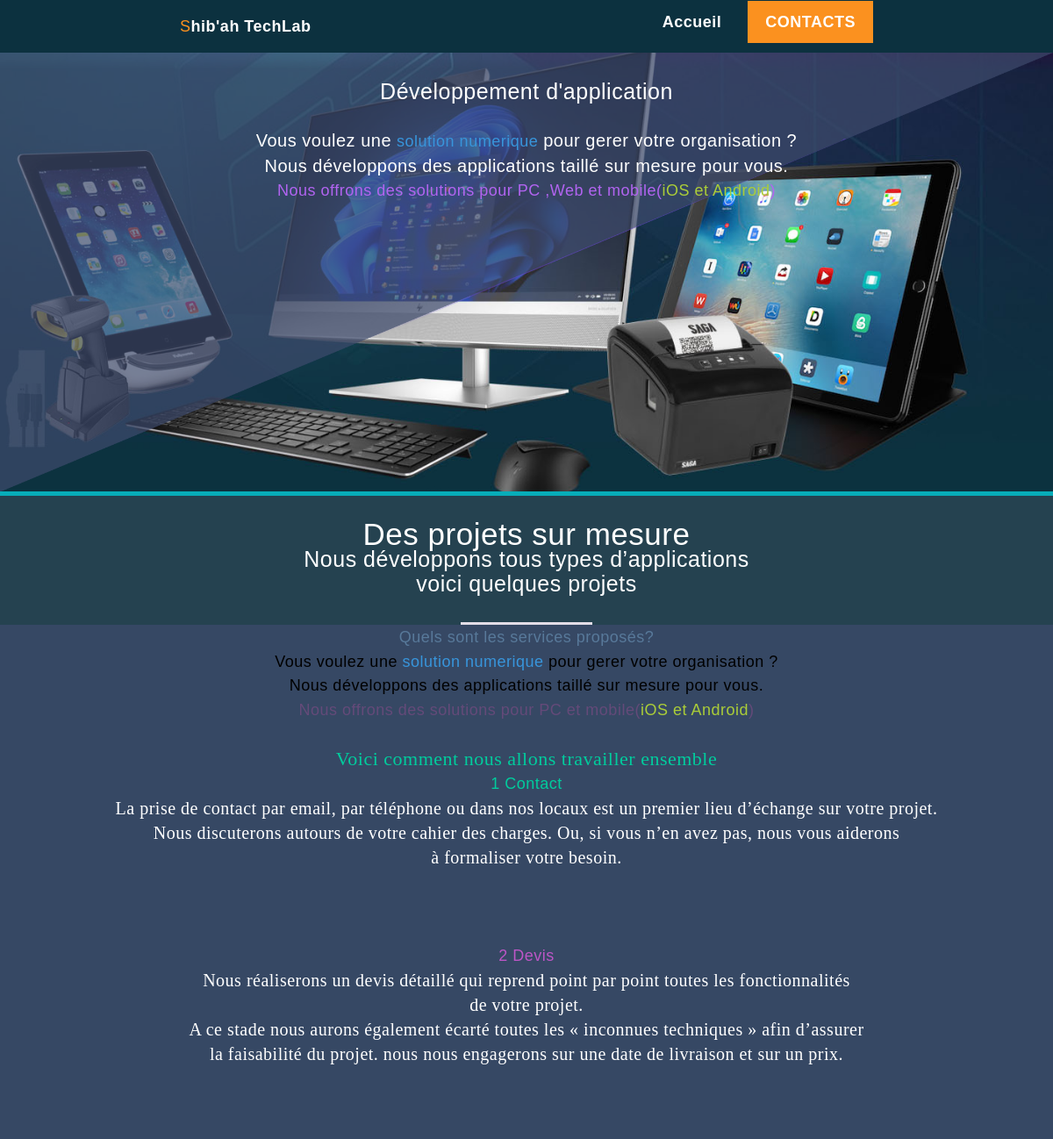
Before: /dessolutions/ (upper part) with the older database file.
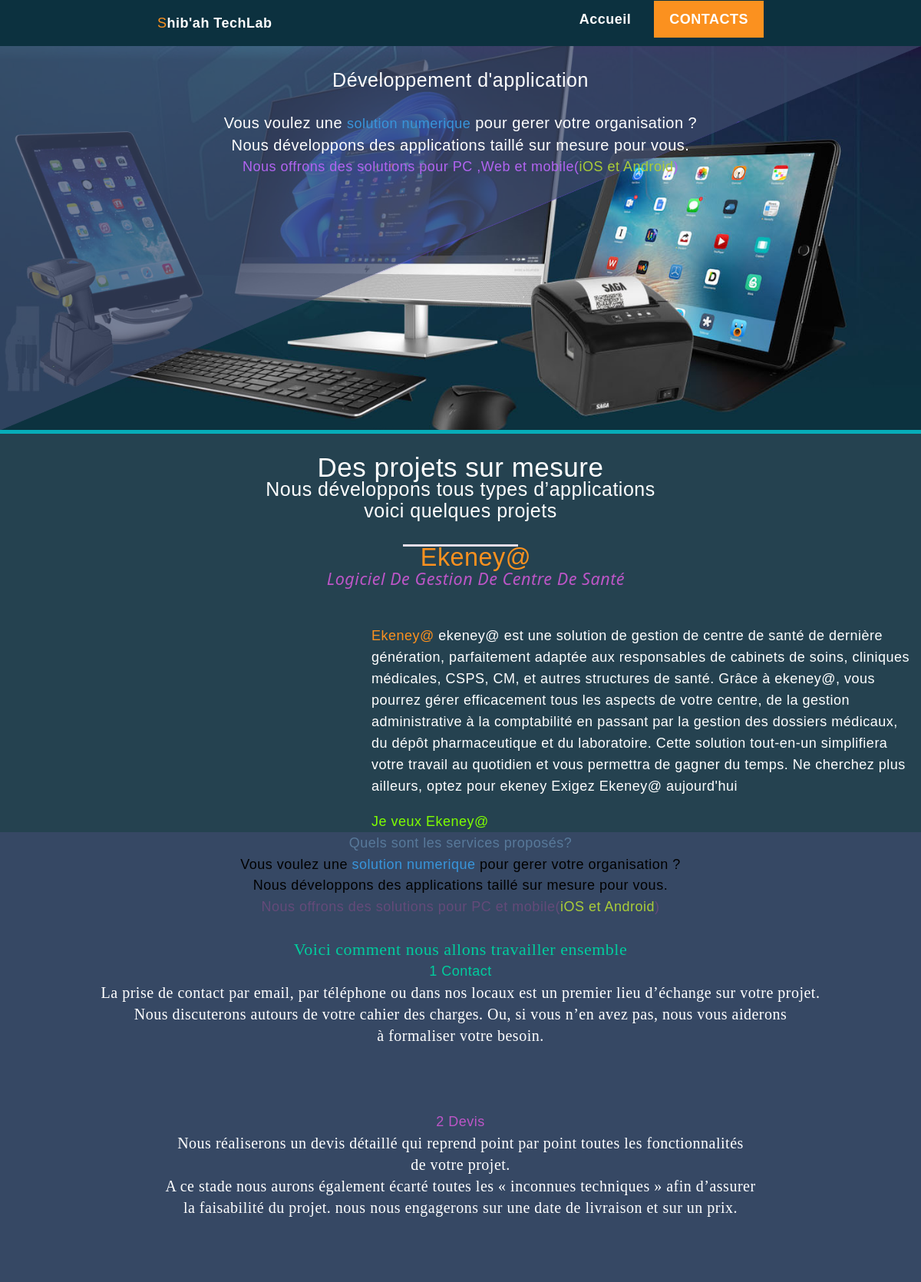
After: the same page with the newer database file.
### sticweb/models.py (models this page shows)
class Solutions(models.Model):
    name = models.CharField(max_length=200)
    title=models.CharField(max_length=600)
    Description = models.TextField()
    image = models.ImageField(upload_to='media', blank=True)
    etat= models.BooleanField()
    coulorfonvalue=models.CharField(max_length=10)
    def get_absolute_url(self):
        return reverse('detail_solution', args=[str(self.id)])

### sticweb/views.py (the view)
# urls.py: path('dessolutions/', views.solutions, name='solution'),
def solutions(request):
        solutions = Solutions.objects.all()
        return render(request, 'sticweb/solutions.html', {'solutions': solutions})

### sticweb/templates/sticweb/solutions.html (shortened to what this page needs)
{% load static %}
<html lang="en">
<head>
	<link rel="stylesheet" href="https://cdnjs.cloudflare.com/ajax/libs/font-awesome/5.15.4/css/all.min.css">
	<link rel="stylesheet" href="{% static 'sticweb/solution.css' %}">
	<link rel="stylesheet" type="text/css" href="{% static 'sticweb/stylebaspage.css' %}">
</head>
<body>
<header >
		<header >
			<a href="#" class="logo">
				<span>S</span>hib'ah TechLab</a>
			<ul class="navbar">
				<li><a href="{% url 'index' %}" onclick="toggleMenu();">Accueil</a></li>
				<a href="{% url 'contact' %}" class="btn-reserve"onclick="toggleMenu();">Contacts</a>
			</ul>
		</header>
	</header>
	<div class="introd" style="position: relative; font-size: large;">
				<div class="contentIntro">
					<h2 >
						Développement d'application</h2>
						<p style=" text-align: center;">
							<br> Vous voulez une
							<span style="color:#3895db">solution numerique</span>
							pour gerer votre organisation ? <br> Nous développons des applications
						taillé sur mesure pour vous. <br>
						<span style="color:#b264f1">Nous offrons des solutions pour PC ,Web et mobile(<span style="color: #abcd38;">iOS et Android</span>)</span>
						</p>
					</div>
</div>
<section style="background-color:#254250; border-top:5px solid #07adb9;">
	<div class="interm">
		<div class="txtInterm">
			<p style=" text-align: center; font-size: 35px;" class="titr1">
				Des projets sur mesure</p>
			<P style="color: white; text-align: center; font-size: 25px;">
				Nous développons tous types d’applications <br>
				voici quelques projets
			</p>
		</div>
		<div class="separateur">
		</div>
	</div>
 {% for Solutions in solutions %}
<div class='SectionProjet'  style="background-color: {{ Solutions.coulorfonvalue }};">
	<h2 class="titre-texte" style="color: #bd56c7;" ><span> {{ Solutions.name }} </span> <br> {{ Solutions.title }}</h2>
	<div class="col60 float-right" style="">
		<div class="pavecligneverti">
		   <p class="titre-p"> <br>
			<span style="color: #fb911f;"> {{ Solutions.name }} </span>
             {{ Solutions.Description }}
				Exigez <b>  {{ Solutions.name }} </b> aujourd'hui <br> </p >
				<a href="{{ Solutions.get_absolute_url }}" style="color: chartreuse; text-align: justify;">Je veux {{ Solutions.name }}</a>
		<br>
	</div>
	</div>
	</div>
  {% endfor %}
<div class="section5">
	<h1 style="text-align: center; color: #58799a;">
		Quels sont les services proposés?</h1>
		<h3 class="txtSection1">	Vous voulez une
			<span style="color:#3895db">solution numerique</span>
			pour gerer votre organisation ? <br> Nous développons des applications
		taillé sur mesure pour vous. <br>
		<span style="color:#644a79">Nous offrons des solutions pour PC et mobile(<span style="color: #abcd38;">iOS et Android</span>)</span>
		<br> <br> <span style="color: #01cc9d; font-family: 'Times New Roman', Times, serif;  font-size: 22px;">Voici comment nous allons travailler ensemble</span>
	</h3>
	<div class="sectionET">
		<div class="pavecligneverti" style="color: rgb(17, 17, 16);">
		<p style="font-family: 'Times New Roman', Times, serif; font-size: 20px; color: white;">
			<span style="color: #01cc9d; ">1 Contact</span><br>
			La prise de contact par email, par téléphone ou dans nos locaux est un premier lieu
			d’échange sur votre projet. <br>
			Nous discuterons autours de votre cahier des charges. Ou,
			si vous n’en avez pas, nous vous aiderons <br> à formaliser votre besoin.</p>
		</div> <br> <br> <br>
		<div class="pavecligneverti proced" style="color: rgb(17, 17, 16);">
			<p style="font-family: 'Times New Roman', Times, serif; font-size: 20px; color: white;">
				<span style="color: #bd56c7; ">2 Devis</span><br>
				Nous réaliserons un devis détaillé qui reprend point
				par point toutes les fonctionnalités <br> de votre projet. <br>
				A ce stade nous aurons également écarté toutes les
				« inconnues techniques »  afin d’assurer  <br> la faisabilité du projet.
				nous nous engagerons sur une date de livraison et sur un prix.
			</p>
			</div>
			 <br> <br> <br>
			 <br> <br> <br>
			 <br> <br> <br>
</div>
</div>
</section>
</body>
</html>

### sticweb/static/sticweb/solution.css (style rules this page uses)
* { box-sizing: border-box; scroll-behavior: smooth; margin: 0px; padding: 0px; font: 200 18px/28px artifakt-element,sans-serif; text-decoration: none; list-style: none; box-sizing: border-box; }
:root { --colr1: #D86584 }
body { margin: 0; font-size: 22px; letter-spacing: 0.5px; line-height: 1.5; color: #1c1b1b; }
header { position: fixed; position: relative; top: 0%; left: 0%; padding: 20px 10px; width: 100%; z-index: 1; display: flex; justify-content: space-evenly; align-items: center; transition: 0.5s; background-color: #0c313f; height: 60px; }
.introd { background : url("images/bandeautrans.png") no-repeat center/100% 100%,url("images/cross plateform.jpg") no-repeat center/cover; height: 500px; }
.introd .contentIntro { align-self: center; padding-top: 30px; }
.introd h2 { text-align: center; color: white; font-size: 25px; }
.introd p { text-align: center; color: white; font-size: 20px; }
.logo { color: #fff; font-weight: bold; font-size: 1em; text-decoration: none; }
.logo span { color: #fb911f; }
.navbar { display: flex; position: relative; }
.navbar li { list-style: none; }
.navbar a { color: #fff; text-decoration: none; margin-left: 30px; font-weight: 700; }
.btn-reserve { padding: 10px 20px; background: #fb911f; margin-top: -10px; text-transform:uppercase ; }
.titr1 { color: white; }
.txtSection1 { text-align: center; color: #000000; font-family: 'Trebuchet MS', 'Lucida Sans Unicode', 'Lucida Grande', 'Lucida Sans', Arial, sans-serif; line-height: 1.5em; }
.titre-texte { color: #000; font-size: 1.2em; font-weight: 300px; font-style: italic; text-transform: capitalize; }
.titre-texte span { color: #fb911f; font-size: 1.5em; font-weight: 700px; }
.interm { background-color: #254250; padding-left: 40px; padding-right: 40px; padding-top: 30px; overflow: auto; }
.interm .txtInterm { padding-bottom: 30px; }
.SectionProjet { background-color: #254250; overflow: auto; padding-right: 15px; padding-left: 15px; margin-right: auto; margin-left: auto; }
.SectionProjet h2 { color: rgb(10, 56, 16); padding-left: 40px; text-align: center; font-family: 'Segoe UI', Tahoma, Geneva, Verdana, sans-serif; }
.col60 { width: 60%; padding-left: 16px; }
.float-right { float: right; }
.titre-p { color: #fff; display: block; margin-block-start: 1em; margin-block-end: 1em; margin-inline-start: 0px; margin-inline-end: 0px; }
div.separateur { background-color: #e3dde7; height: 3px; width: 150px; position: relative; left: 50%; margin-left: -75px; }
.section5 { background : url("images/transpar2.png") no-repeat center/100% 100%,url('images/img2.jpg') no-repeat center/cover; background-repeat: no-repeat; background-size: cover; border-top: 0px; text-align: center; }
.sectionET { border-top: 0px; overflow: auto; display: block; }
.col60 { padding-left: 1px; }

### sticweb/static/sticweb/stylebaspage.css (style rules this page uses)
* { box-sizing: border-box; }

Changed rows visible on the page:
added Solutions: name "Ekeney@", title "Logiciel De Gestion De Centre De Santé", Description "ekeney@ est une solution de gestion de centre de santé de dernière génération, parfaitement adaptée aux responsables de cabinets de soins, cliniques médicales, CSPS, CM, et autres structures de santé. Grâce à ekeney@, vous pourrez gérer efficacement tous les aspects de votre centre, de la gestion administrative à la comptabilité en passant par la gestion des dossiers médicaux, du dépôt pharmaceutique et du laboratoire. Cette solution tout-en-un simplifiera votre travail au quotidien et vous permettra de gagner du temps. Ne cherchez plus ailleurs, optez pour ekeney"
